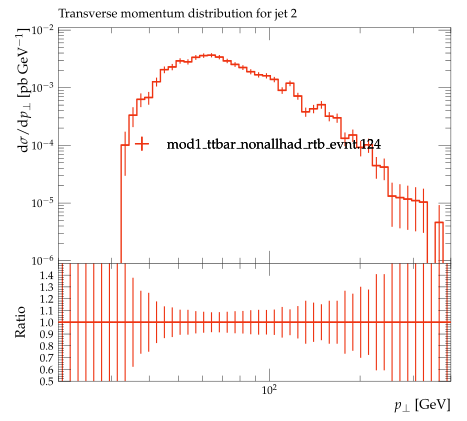

Write the Python code that produced this figure.
#! /usr/bin/env python

# This Python script was auto-generated using YODA v2.0.2.
# Analysis object: /MC_TTBAR/onelep_jet_2_pT
# Timestamp: 07-08-2026 (10:19:45)

import matplotlib as mpl
import matplotlib.pyplot as plt
mpl.use('Agg') # comment out for interactive use
import os
import numpy as np

plotDir = os.path.split(os.path.realpath(__file__))[0]
if 'YODA_USER_PLOT_PATH' in globals():
    plot_outdir = globals()['YODA_USER_PLOT_PATH']
else:
    plot_outdir = plotDir

#plot style
plt.style.use(os.path.join(plotDir, '../default.mplstyle'))
# plot metadata
figW, figH = plt.rcParams['figure.figsize']
ax_xLabel = r'$p_\perp$ [GeV]'
ax_yLabel = r'$\mathrm{d}\sigma/\mathrm{d}p_\perp$ [pb GeV$^{-1}$]'
ax_title  = r'Transverse momentum distribution for jet 2'
ax_xScale = 'log'
ax_yScale = 'log'
xLims = (20.0, 400.0)
yLims = (9e-07, 0.011000000000000001)

# TeX-friendly labels for the legend
labels = {
    'legend' : ([ r"mod1\_ttbar\_nonallhad\_rtb\_evnt.124" ], r""),
}

# Adjust canvas width and height
canvasW = 10.0
canvasH = 9.0
figW *= canvasW/10.
figH *= canvasH/9.

# Create figure and axis objects
fig, (ax, ratio0_ax) = plt.subplots(2, 1, sharex=True,
                  figsize=(figW,figH), gridspec_kw={'height_ratios': (6.0, 3.0)})

# Set figure margins
plt.subplots_adjust(
    left   = 1.0 * plt.rcParams['figure.subplot.left'],
    right  = 1.0 * plt.rcParams['figure.subplot.right'],
    top    = 1.0 * plt.rcParams['figure.subplot.top'],
    bottom = 1.0 * plt.rcParams['figure.subplot.bottom'])

ratio0_ax.yaxis.set_major_locator(mpl.ticker.MultipleLocator(0.1))
ratio0_ax.set_ylim(0.5, 1.4999)
ratio0_ax.set_ylabel('Ratio')

# the numerical data is stored in a separate file
dataf = dict()
prefix = os.path.split(__file__)[0]
if prefix:    prefix = prefix + '/'
exec(open(prefix+'onelep_jet_2_pT__data.py').read(), dataf)


legend_handles = dict() # keep track of handles for the legend

# style options for curves
# starts at zorder>=5 to draw curve on top of legend
styles = {
  'mod1_ttbar_nonallhad_rtb_evnt.124.yoda.gz': {
    'color' : '#EE3311',
    'linestyle' : '-',
    'linewidth' : 1,
    'marker' : 'none',
    'markersize' : 2,
    'capsize' : 0.0,
    'zorder' : 5,
    'histstyle' : 1,
    'drawstyle' : 'steps-pre',
    'xerrorbars' : 1,
    'yerrorbars' : 1,
    'fillcolor' : None,
    'fillopacity' : 1.0,
    'ratio0_linestyle' : '-',
    'ratio0_linewidth' : 1,
    'ratio0_marker' : 'none',
    'ratio0_markersize' : 2,
    'ratio0_capsize' : 0.0,
    'ratio0_zorder' : 5,
    'ratio0_histstyle' : 1,
    'ratio0_drawstyle' : 'steps-pre',
    'ratio0_xerrorbars' : 1,
    'ratio0_yerrorbars' : 1,
  },
}

# curve from input yoda files in main panel
for label, yvals in dataf['yvals'].items():
    if all(np.isnan(v) for v in dataf['yvals'][label]):
        continue
    tmp = None
    if styles[label]['histstyle']: # draw as histogram
        xpos = dataf['xedges'][label] if styles[label]['drawstyle'] else dataf['xpoints'][label]
        ypos = np.insert(yvals, 0, yvals[0]) if styles[label]['drawstyle'] else yvals
        if styles[label]['fillcolor']: # fill area below curve
            ax.fill_between(xpos, ypos, step='pre',
                            color=styles[label]['fillcolor'],
                            alpha=styles[label]['fillopacity'])
        tmp, = ax.plot(xpos, ypos,
                       color=styles[label]['color'],
                       linestyle=styles[label]['linestyle'],
                       linewidth=styles[label]['linewidth'],
                       drawstyle=styles[label]['drawstyle'], solid_joinstyle='miter',
                       zorder=styles[label]['zorder'], label=label)
    tmp = ax.errorbar(dataf['xpoints'][label], yvals,
                      xerr=np.array(dataf['xerrs'][label])*styles[label]['xerrorbars'],
                      yerr=np.array(dataf['yerrs'][label])*styles[label]['yerrorbars'],
                      fmt=styles[label]['marker'], capsize=styles[label]['capsize'],
                      markersize=styles[label]['markersize'],
                      ecolor=styles[label]['color'],
                      color=styles[label]['color'], zorder=styles[label]['zorder'])
    tmp[-1][0].set_linestyle(styles[label]['linestyle'])
    tmp[-1][0].set_linewidth(styles[label]['linewidth'])
    if label in dataf['add_legend_handle']:  legend_handles[label] = tmp
    for varLabel in dataf['variation_yvals'].keys():
        if varLabel.startswith(label):
            tmp, = ax.plot(dataf['xedges'][label], dataf['variation_yvals'][varLabel],
                           color=styles[label]['color'],
                           linestyle=styles[label]['linestyle'],
                           linewidth=styles[label]['linewidth'],
                           drawstyle='steps-pre', solid_joinstyle='miter',
                           zorder=styles[label]['zorder'], alpha=0.5)


# plots on ratio panel
# curve from input yoda files in ratio panel
for label, yvals in dataf['ratio0_yvals'].items():
    if all(np.isnan(v) for v in yvals):
        continue
    if styles[label]['ratio0_histstyle']: # plot as histogram
        xpos = dataf['xedges']['mod1_ttbar_nonallhad_rtb_evnt.124.yoda.gz'] if styles[label]['ratio0_drawstyle'] else dataf['xpoints']['mod1_ttbar_nonallhad_rtb_evnt.124.yoda.gz']
        ypos = np.insert(yvals, 0, yvals[0]) if styles[label]['ratio0_drawstyle'] else yvals
        ratio0_ax.plot(xpos, ypos,
                       color=styles[label]['color'],
                       linewidth=styles[label]['linewidth'],
                       linestyle=styles[label]['ratio0_linestyle'],
                       drawstyle=styles[label]['ratio0_drawstyle'], zorder=styles[label]['zorder'],
                       solid_joinstyle='miter')
    tmp = ratio0_ax.errorbar(dataf['xpoints']['mod1_ttbar_nonallhad_rtb_evnt.124.yoda.gz'], yvals,
                             xerr=np.array(dataf['ref_xerrs'])*styles[label]['ratio0_xerrorbars'],
                             yerr=np.array(dataf['ratio0_yerrs'][label])*styles[label]['ratio0_yerrorbars'],
                             fmt=styles[label]['ratio0_marker'], capsize=styles[label]['ratio0_capsize'],
                             markersize=styles[label]['ratio0_markersize'],
                             ecolor=styles[label]['color'],
                             color=styles[label]['color'])
    tmp[-1][0].set_linestyle(styles[label]['ratio0_linestyle'])
    tmp[-1][0].set_linewidth(styles[label]['ratio0_linewidth'])

    for varlabel in dataf['ratio0_variation_vals'].keys():
        if varlabel.startswith(label):
            ratio0_ax.plot(dataf['xedges']['mod1_ttbar_nonallhad_rtb_evnt.124.yoda.gz'],
                            dataf['ratio0_variation_vals'][varlabel],
                            color=styles[label]['color'],
                            linestyle=styles[label]['linestyle'],
                            linewidth=styles[label]['linewidth'],
                            drawstyle='steps-pre', solid_joinstyle='miter',
                            zorder=1, alpha=0.5)

legend_items = list(legend_handles.values())
ax.add_artist(ax.legend(legend_items,
                        labels['legend'][0],
                        title=labels['legend'][1],
                        alignment='left',
                        loc='center',
                        bbox_to_anchor=(0.5, 0.5)))

# set plot metadata as defined above
ratio0_ax.set_xlabel(ax_xLabel)
ratio0_ax.xaxis.set_label_coords(1., -0.15)
ax.set_ylabel(ax_yLabel, ha='right', va='top')
ax.yaxis.set_label_coords(-0.11, 1.0)
ax.set_title(ax_title, loc='left')
ax.set_xscale(ax_xScale)
ax.set_yscale(ax_yScale)
ax.set_xlim(xLims)
ax.set_ylim(yLims)

# tick formatting
plt.rcParams['xtick.top'] = True
plt.rcParams['ytick.right'] = True
ax.yaxis.set_major_locator(mpl.ticker.LogLocator(base=10.0, numticks=np.inf))
ax.yaxis.set_minor_locator(mpl.ticker.LogLocator(
                           base=10.0, subs=np.arange(0.1, 1, 0.1), numticks=np.inf))
fig.align_ylabels((ax, ratio0_ax))
plt.savefig(os.path.join(plot_outdir, 'onelep_jet_2_pT.pdf'), format='PDF')
plt.savefig(os.path.join(plot_outdir, 'onelep_jet_2_pT.png'), format='PNG')

plt.close(fig)
